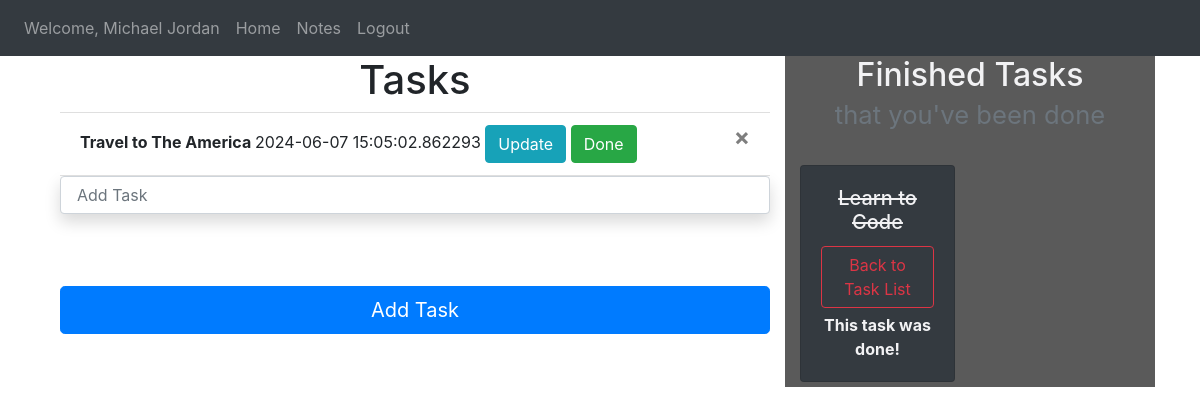
Before: /welcome (signed in) with the older database file.
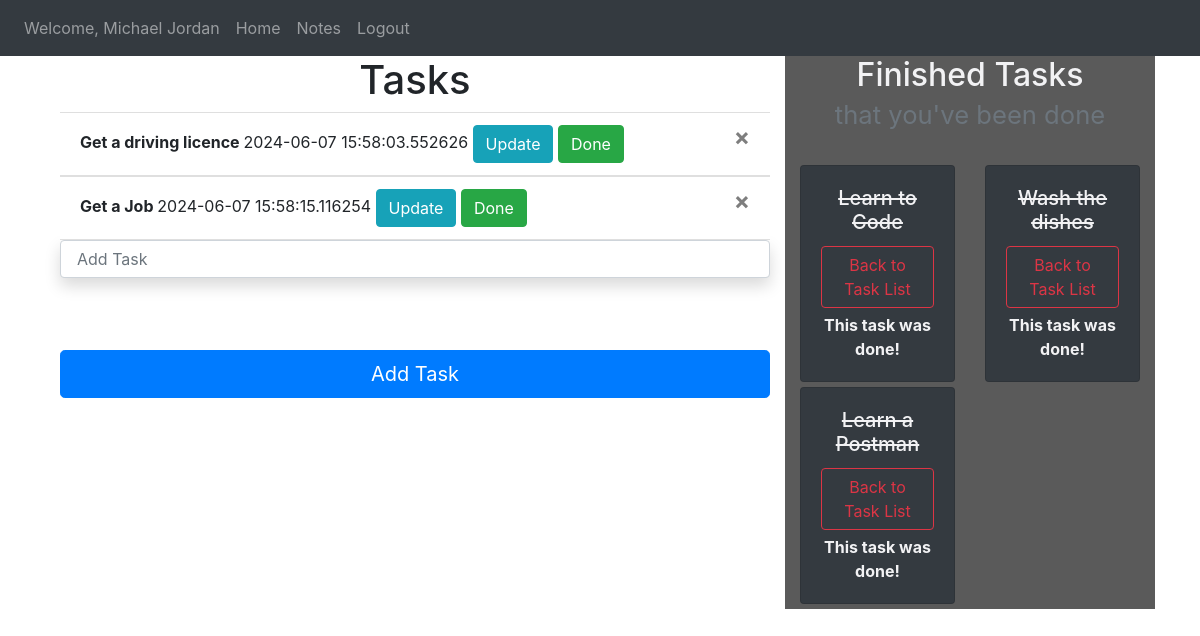
After: the same page with the newer database file.
### website/module.py (models this page shows, shortened)
class User(db.Model, UserMixin):
    id = db.Column(db.Integer, primary_key=True, nullable=False)
    email = db.Column(db.String(30), unique=True, nullable=False)
    password = db.Column(db.String(30),nullable=False)
    first_name = db.Column(db.String(40), nullable=False)
    notes = db.relationship('Note', backref='notes_owner', lazy=True)

class Note(db.Model):
    id = db.Column(db.Integer, primary_key=True, nullable=False)
    data = db.Column(db.String(50))
    date = db.Column(db.DateTime, default=datetime.utcnow)
    user_id = db.Column(db.Integer, db.ForeignKey('user.id')) # owner of notes
    done = db.Column(db.Boolean, default=False)
    @property
    def get_is_done(self):
        return self.done

### website/views.py (the view, shortened to what this page needs)
@views.route('/welcome', methods=['GET','POST'])
@login_required
def home(): #notes home page
    create_task = CreateNotes()
    update_task = UpdateNotes()
    finished_task = FinishedNotes()
    back_to_task = BackToTask()
    tasks = Note.query.filter_by(user_id=current_user.id,done=False) # user_id=current_user.id
    if tasks.count() < 1 :
        flash("Congratulations! You've done all tasks!",category='success')
    done_tasks = Note.query.filter_by(user_id=current_user.id,done=True)
    if done_tasks.count() < 1:
        flash("You didn't start to do your tasks! Let's get started!",category='warning')
    return render_template("home.html",
                            user=current_user,
                            create_task=create_task ,
                            update_task=update_task,
                            finished_task=finished_task,
                            tasks=tasks, #return list
                            done_tasks=done_tasks, #return list
                            back_to_task=back_to_task)

### website/form.py
class CreateNotes(FlaskForm):
    note = StringField(validators=[Length(min=2,max=50), DataRequired()])
    submit = SubmitField(label="Add Task")

class UpdateNotes(FlaskForm):
    updated_data = StringField(label="Update Task", validators=[Length(min=2,max=60)])
    submit = SubmitField(label='Update')

### website/__init__.py (called while the page is built)
def create_app():
    app = Flask(__name__)
    app.config.from_object("config")
    app.app_context().push()
    db.init_app(app)
    from .views import views # <=> from website import views
    from .auth import auth
    app.register_blueprint(views, url_prefix='/')
    app.register_blueprint(auth, url_prefix='/') # before you call url you must type /auth/..
    from .module import User
    login_manager.login_view = 'auth.login' # if you arent logged in where to go...
    login_manager.login_message_category = "info"
    login_manager.init_app(app)
    @login_manager.user_loader
    def load_user(id):
        return User.query.get(int(id))
    migrate.init_app(app,db)
    app.register_blueprint(blueprint=blueprint)
    ma.init_app(app)
    return app

### website/templates/home.html (shortened to what this page needs)
{% extends 'base.html' %}
{% block content %}
<div class="container">
   <div class="row">
      <div class="col-8">
         <h1 class="h1" style="text-align: center;">Tasks</h1>
         <ul class="list-group list-group-flush" id="notes">
            {% for note in tasks %}
            <li class="list-group-item">
               <span style="font-weight: bold;">
               {{note.data}}
               </span>
               {{note.date}}
               <button class="btn btn-outline btn-info" data-toggle="modal" data-target="#Modal-MoreInfo-{{note.id}}">Update</button>
               <button class="btn btn-outline btn-success" data-toggle="modal" data-target="#Modal-DoneInfo-{{note.id}}">Done</button>
               <button type="button" class="close" onclick="deleteNote({{note.id}})" data-toggle="tooltip" data-placement="bottom" title="Delete">
               <span aria-hidden="true" >&times;</span>
               </button>
            </li>
            {% endfor %}
         </ul>
         <form action="" method="POST" class="form-signin">
            {{ create_task.note(class="form-control shadow p-3 mb-5 bg-white rounded", placeholder="Add Task") }}
            <br>
            {{create_task.submit(class="btn btn-primary btn-lg btn-block")}}
         </form>
      </div>
      <div class="col-4">
         <h2 class="h2" style="text-align: center;">
            Finished Tasks
            <br>
            <small class="text-muted">that you've been done</small>
         </h2>
         <br>
         <div class="row">
            {% for done_task in done_tasks %}
            <div class="col-md-6">
               <div style="margin-bottom: 5px" class="card text-center bg-dark">
                  <div class="card-body">
                     <h5 class="card-title" id="was_done">{{ done_task.data }}</h5>
                     <button type="button" class="btn btn-outline-danger" style="margin-bottom: 5px"
                        data-toggle="modal" data-target="#Modal-BackToTask-{{ done_task.id }}">
                     Back to Task List
                     </button>
                     <p class="card-text"><strong>
                        This task was done!
                        </strong>
                     </p>
                  </div>
               </div>
            </div>
            {% endfor %}
         </div>
      </div>
   </div>
</div>
</div>
{% endblock %}

### website/templates/base.html (shortened to what this page needs)
<!DOCTYPE html>
<html lang="en">
<head>
    <link
    rel="stylesheet"
    href="https://stackpath.bootstrapcdn.com/bootstrap/4.4.1/css/bootstrap.min.css"
    />
    <link
    rel="stylesheet"
    href="https://stackpath.bootstrapcdn.com/font-awesome/4.7.0/css/font-awesome.min.css"
    />
    <link rel="stylesheet" href="{{url_for('static',filename='style.css')}}">
</head>
<body>
    <nav class="navbar navbar-expand-lg navbar-dark bg-dark">
        <div class="collapse navbar-collapse" id="navbar">
            <div class="navbar-nav">
              {% if user.is_authenticated %}
                <li class="nav-item">
                  <a class="nav-link" >Welcome, {{current_user.first_name}}</a>
                 </li>
                <a class="nav-item nav-link" id="home" href="{{url_for('views.index_page')}}">Home</a>
                <a class="nav-item nav-link" id="notes" href="{{url_for('views.home')}}">Notes</a>
                <div id="left-logout">
                  <a class="nav-item nav-link" id="logout" href="{{url_for('auth.logout')}}">Logout</a>
                </div>
              {% else %}
               <a class="nav-item nav-link" id="login" href="{{url_for('auth.login')}}">Login</a>
               <a class="nav-item nav-link" id="signUp" href="{{url_for('auth.sign_up')}}">Sign Up</a>
               <a class="nav-item nav-link" id="notes" href="{{url_for('views.index_page')}}">Notes</a>
              {% endif%}
            </div>
        </div>
    </nav>
    <div class="container">
        {% block content %} {% endblock %}
</body>
</html>

### website/static/style.css (style rules this page uses)
#left-logout { float: right; }
.col-4 { background-color: rgb(90, 90, 90); color:rgb(242, 242, 244); }
#was_done { text-decoration: line-through; }
small { color: rgb(215, 250, 251); }

Changed rows visible on the page:
removed Note: data "Travel to The America", date "2024-06-07 15:05:02.862293", shown under "Tasks"
added Note: data "Get a driving licence", date "2024-06-07 15:58:03.552626", shown under "Tasks"
added Note: data "Get a Job", date "2024-06-07 15:58:15.116254", shown under "Tasks"
added Note: data "Wash the dishes", shown under "Finished Tasks that you've been done"
added Note: data "Learn a Postman", shown under "Finished Tasks that you've been done"
